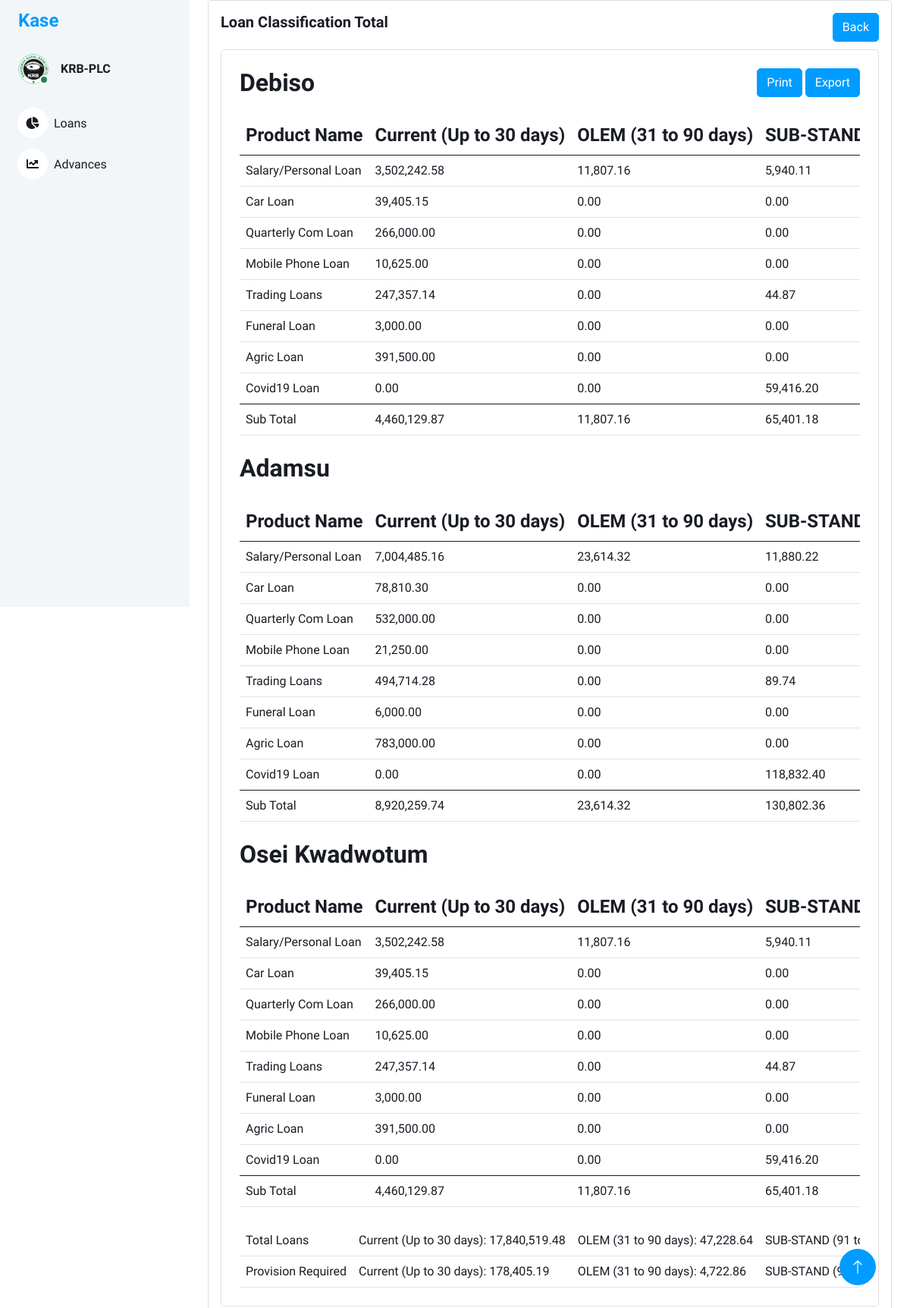
The page /loan_classification_total/2 on the database its author committed.
### models/loan_classification_files.py (models this page shows, shortened)
class LoanClassificationFiles(db.Model):
    id = db.Column(db.Integer, primary_key=True)
    branch_name = db.Column(db.String(100), nullable=False)
    loan_class_id = db.Column(db.String(100), nullable=True)
    filename = db.Column(db.String(100), nullable=True)

### models/loan_classification_items.py (models this page shows, shortened)
class LoanClassificationItems(db.Model):
    id = db.Column(db.Integer, primary_key=True)
    loan_class_file_id = db.Column(db.String(100), nullable=False)
    arrangement = db.Column(db.String(100), nullable=True)
    application_id = db.Column(db.String(100), nullable=True)
    company_branch = db.Column(db.String(100), nullable=True)
    account = db.Column(db.String(100), nullable=True)
    officer = db.Column(db.String(100), nullable=True)
    product_name = db.Column(db.String(100), nullable=True)
    customer = db.Column(db.String(100), nullable=True)
    customer_name = db.Column(db.String(100), nullable=True)
    opening_date = db.Column(db.String(100), nullable=True)
    first_pay_date = db.Column(db.String(100), nullable=True)
    maturity_date = db.Column(db.String(100), nullable=True)
    term = db.Column(db.String(100), nullable=True)
    interest_rate = db.Column(db.String(100), nullable=True)
    ccy = db.Column(db.String(100), nullable=True)
    commitment = db.Column(db.String(100), nullable=True)
    principal = db.Column(db.String(100), nullable=True)
    due_date = db.Column(db.String(100), nullable=True)
    overdue = db.Column(db.String(100), nullable=True)
    resch_id = db.Column(db.String(100), nullable=True)
    status = db.Column(db.String(100), nullable=True)

### views/loan_classification.py (the view)
@bp.route('/loan_classification_total/<int:id>')
def loan_classification_total(id):
    loan_classification_uploads = LoanClassificationFiles.query.filter_by(loan_class_id=id).all()
    branches_data = {}  # Dictionary to store all branches data
    branches_column_data = {}
    default_classifications = {
        'Current (Up to 30 days)': {'Commitment': 0.00, 'Principal': 0.00, 'Count': 0},
        'OLEM (31 to 90 days)': {'Commitment': 0.00, 'Principal': 0.00, 'Count': 0},
        'SUB-STAND (91 to 180 days)': {'Commitment': 0.00, 'Principal': 0.00, 'Count': 0},
        'DOUTFUL (181 to 360 days)': {'Commitment': 0.00, 'Principal': 0.00, 'Count': 0},
        'LOSS (Over 360 days)': {'Commitment': 0.00, 'Principal': 0.00, 'Count': 0}
    }
    for classification in loan_classification_uploads:
        branch_name = classification.branch_name
        if branch_name not in branches_data:
            branches_data[branch_name] = {}
            branches_column_data[branch_name] = {
                'Current (Up to 30 days)':  0.00,
                'OLEM (31 to 90 days)' : 0.00,
                'SUB-STAND (91 to 180 days)':0.00,
                'DOUTFUL (181 to 360 days)': 0.00,
                'LOSS (Over 360 days)': 0.00
            }
        loan_classification_items = LoanClassificationItems.query.filter_by(loan_class_file_id=classification.id).all()
        for item in loan_classification_items:
            product_name = item.product_name
            unified_product_name = get_unified_product_name(product_name)
            if item.opening_date is None:
                continue
            loan_classification = classify_loan(item.maturity_date)
            if unified_product_name not in branches_data[branch_name]:
                branches_data[branch_name][unified_product_name] = deepcopy(default_classifications)
            if item.overdue is not None:
                overdue_value = float(item.overdue.replace(',', ''))
            else:
                overdue_value = 0.0
            if item.due_date is not None:
                due_date_value = float(item.due_date.replace(',', ''))
            else:
                due_date_value = 0.0
            if item.principal is not None:
                principal_value = float(item.principal.replace(',', ''))
            else:
                principal_value = 0.0
            branches_data[branch_name][unified_product_name][loan_classification]['Commitment'] += overdue_value + due_date_value + principal_value
            branches_data[branch_name][unified_product_name][loan_classification]['Principal'] += float(item.principal.replace(',', ''))
            branches_data[branch_name][unified_product_name][loan_classification]['Count'] += 1
            branches_column_data[branch_name][loan_classification] += round((overdue_value + due_date_value + principal_value),2)
            branches_data[branch_name][unified_product_name][loan_classification]['Commitment'] = round(branches_data[branch_name][unified_product_name][loan_classification]['Commitment'], 2)
            branches_data[branch_name][unified_product_name][loan_classification]['Principal'] = round(branches_data[branch_name][unified_product_name][loan_classification]['Principal'], 2)
    totals = {}
    for branch in branches_column_data:
        for category in branches_column_data[branch]:
            if category not in totals:
                totals[category] = (round((branches_column_data[branch][category]),2))
            else:
                totals[category] += (round((branches_column_data[branch][category]),2))
    category_percentages = {
        'Current (Up to 30 days)': 0.01,  # 1%
        'OLEM (31 to 90 days)': 0.10,     # 10%
        'SUB-STAND (91 to 180 days)': 0.25, # 25%
        'DOUTFUL (181 to 360 days)': 0.50,  # 50%
        'LOSS (Over 360 days)': 1.00       # 100%
    }
    percent_totals = {category: "{:,.2f}".format(round(totals.get(category, 0) * category_percentages.get(category, 0), 2)) for category in category_percentages}
    formatted_totals = {category: "{:,.2f}".format(total) for category, total in totals.items()}
    return render_template('loan_classification_total.html', branches_data=branches_data,id=id,branches_column_total=branches_column_data,totals=formatted_totals,percent_totals=percent_totals)

### views/loan_classification.py (called while the page is built)
def classify_loan(maturity_date_str):
    from datetime import datetime  # Make sure you've imported datetime here
    maturity_date = datetime.strptime(maturity_date_str, '%d-%b-%y').date()
    days_outstanding = (date.today() - maturity_date).days
    if days_outstanding <= 30:
        return 'Current (Up to 30 days)'
    elif 31 <= days_outstanding <= 90:
        return 'OLEM (31 to 90 days)'
    elif 91 <= days_outstanding <= 180:
        return 'SUB-STAND (91 to 180 days)'
    elif 181 <= days_outstanding <= 360:
        return 'DOUTFUL (181 to 360 days)'
    else:
        return 'LOSS (Over 360 days)'   # Adjusted key here

def get_unified_product_name(product_name):
    if product_name in ['Salary Loan', 'Personal Loan']:
        return "Salary/Personal Loan"
    return product_name

### templates/loan_classification_total.html (shortened to what this page needs)
<!DOCTYPE html>
<html lang="en">
<head>
    <link href="https://cdnjs.cloudflare.com/ajax/libs/font-awesome/5.10.0/css/all.min.css" rel="stylesheet">
    <link href="https://cdn.jsdelivr.net/npm/bootstrap-icons@1.4.1/font/bootstrap-icons.css" rel="stylesheet">
    <link href="{{ url_for('static', filename='lib/owlcarousel/assets/owl.carousel.min.css') }}" rel="stylesheet">
    <link href="{{ url_for('static', filename='lib/tempusdominus/css/tempusdominus-bootstrap-4.min.css') }}"
        rel="stylesheet" />
    <link href="{{ url_for('static',filename='css/bootstrap.min.css') }}" rel="stylesheet">
    <link href="{{ url_for('static', filename='css/style.css') }}" rel="stylesheet">
</head>
<body>
    <div class="container-xxl position-relative bg-white d-flex p-0">
        <div class="sidebar pe-4 pb-3">
            <nav class="navbar bg-light navbar-light">
                <a href="{{ url_for('main.index') }}" class="navbar-brand mx-4 mb-3">
                    <h4 class="text-primary">Kase</h4>
                </a>
                <div class="d-flex align-items-center ms-4 mb-4">
                    <div class="position-relative">
                        <img class="rounded-circle" src="{{ url_for('static',filename='img/krblogoBig.png') }}" alt=""
                            style="width: 40px; height: 40px;">
                        <div
                            class="bg-success rounded-circle border border-2 border-white position-absolute end-0 bottom-0 p-1">
                        </div>
                    </div>
                    <div class="ms-3">
                        <h6 class="mb-0">KRB-PLC</h6>
                    </div>
                </div>
                <div class="navbar-nav w-100">
                    <a href="{{ url_for('main.index') }}" class="nav-item nav-link"><i
                            class="fa fa-chart-pie me-2"></i>Loans
                    </a>
                    <a href="{{ url_for('returns.advances_main') }}" class="nav-item nav-link"><i
                            class="fa fa-chart-line me-2"></i>Advances</a>
                </div>
            </nav>
        </div>
        <div class="content">
            <div class="container-fluid">
                <div class="container-fluid">
                    <div class="card">
                        <div class="card-body">
                            <div class="d-flex justify-content-between">
                                <div>
                                    <h5 class="card-title fw-semibold mb-4">Loan Classification Total</h5>
                                </div>
                                <div>
                                    <a href="{{ url_for('loan_classification.loan_classification_uploads', id=id )}}"
                                        class="btn btn-primary">Back</a>
                                </div>
                            </div>
                            <div class="card w-100">
                                <div class="card-body p-4">
                                    {% for branch_name, products in branches_data.items() %}
                                    <div class="d-flex justify-content-between">
                                        <div>
                                            <h2 class="card-title fw-semibold mb-4">{{ branch_name }} </h2>
                                        </div>
                                        <div>
                                            {% if loop.first %}
                                            <a href="#" class="btn btn-primary">Print</a>
                                            <a href="#" class="btn btn-primary">Export</a>
                                            {% endif %}
                                        </div>
                                    </div>
                                    <div class="table-responsive">
                                        <table class="table text-nowrap mb-0 align-middle text-dark">
                                            <thead class="text-dark fs-4">
                                                <tr>
                                                    <th>Product Name</th>
                                                    <th>Current (Up to 30 days)</th>
                                                    <th>OLEM (31 to 90 days)</th>
                                                    <th>SUB-STAND (91 to 180 days)</th>
                                                </tr>
                                            </thead>
                                            <tbody>
                                                {% for product_name, classifications in products.items()%}
                                                    <tr>
                                                        <td>{{ product_name }}</td>
                                                        <td>{{ "{:,.2f}".format(classifications['Current (Up to 30 days)']['Commitment']) }}</td>
                                                        <td>{{ "{:,.2f}".format(classifications['OLEM (31 to 90 days)']['Commitment']) }}</td>
                                                        <td>{{ "{:,.2f}".format(classifications['SUB-STAND (91 to 180 days)']['Commitment']) }}</td>
                                                    </tr>
                                                {% endfor %}
                                            </tbody>
                                            <tfoot>
                                                <tr>
                                                    <td>Sub Total</td>
                                                    <td>{{ "{:,.2f}".format(branches_column_total[branch_name]['Current (Up to 30 days)']) }}</td>
                                                    <td>{{ "{:,.2f}".format(branches_column_total[branch_name]['OLEM (31 to 90 days)']) }}</td>
                                                    <td>{{ "{:,.2f}".format(branches_column_total[branch_name]['SUB-STAND (91 to 180 days)']) }}</td>
                                                </tr>
                                            </tfoot>
                                        </table>
                                    </div>
                                    <br>
                                    {% endfor %}
                                    <div class="table-responsive">
                                        <table class="table text-nowrap mb-0 align-middle text-dark">
                                            <tr>
                                              <td>Total Loans</td>
                                              <td>Current (Up to 30 days): {{ totals['Current (Up to 30 days)'] }}</td>
                                              <td>OLEM (31 to 90 days): {{ totals['OLEM (31 to 90 days)'] }}</td>
                                              <td>SUB-STAND (91 to 180 days): {{ totals['SUB-STAND (91 to 180 days)'] }}</td>
                                            </tr>
                                            <tr>
                                              <td>Provision Required</td>
                                              <td>Current (Up to 30 days): {{ percent_totals['Current (Up to 30 days)'] }}</td>
                                              <td>OLEM (31 to 90 days): {{ percent_totals['OLEM (31 to 90 days)'] }}</td>
                                              <td>SUB-STAND (91 to 180 days): {{ percent_totals['SUB-STAND (91 to 180 days)'] }}</td>
                                            </tr>
                                          </table>
                                    </div>
                                </div>
                            </div>
                        </div>
                    </div>
                </div>
            </div>
            <a href="#" class="btn btn-lg btn-primary btn-lg-square back-to-top"><i class="bi bi-arrow-up"></i></a>
        </div>
    </div>
</body>
</html>

### static/css/style.css (style rules this page uses)
:root { --primary: #009CFF; --light: #F3F6F9; --dark: #191C24; }
.back-to-top { position: fixed; display: none; right: 45px; bottom: 45px; z-index: 99; }
.btn { transition: .5s; }
.btn.btn-primary { color: #FFFFFF; }
.btn-lg-square { width: 48px; height: 48px; }
.btn-square, .btn-sm-square, .btn-lg-square { padding: 0; display: inline-flex; align-items: center; justify-content: center; font-weight: normal; border-radius: 50px; }
.sidebar { position: fixed; top: 0; left: 0; bottom: 0; width: 250px; height: 100vh; overflow-y: auto; background: var(--light); transition: 0.5s; z-index: 999; }
.content { margin-left: 250px; min-height: 100vh; background: #FFFFFF; transition: 0.5s; }
@media (min-width: 992px) { .sidebar { margin-left: 0; } }
@media (min-width: 992px) { .content { width: calc(100% - 250px); } }
.sidebar .navbar .navbar-nav .nav-link { padding: 7px 20px; color: var(--dark); font-weight: 500; border-left: 3px solid var(--light); border-radius: 0 30px 30px 0; outline: none; }
.sidebar .navbar .navbar-nav .nav-link i { width: 40px; height: 40px; display: inline-flex; align-items: center; justify-content: center; background: #FFFFFF; border-radius: 40px; }

### rows shown on the page
LoanClassificationFiles: branch_name "Debiso", shows "Print", products "Salary/Personal Loan", classifications "3,502,242.58", classifications "11,807.16", classifications "5,940.11", branch_name "4,460,129.87", branch_name "11,807.16", branch_name "65,401.18"
LoanClassificationItems: product_name "Car Loan", classifications "39,405.15", classifications "0.00"
LoanClassificationItems: product_name "Quarterly Com Loan", classifications "266,000.00", classifications "0.00"
LoanClassificationItems: product_name "Mobile Phone Loan", classifications "10,625.00", classifications "0.00"
LoanClassificationItems: product_name "Trading Loans", classifications "247,357.14", classifications "0.00", classifications "44.87"
LoanClassificationItems: product_name "Funeral Loan", classifications "3,000.00", classifications "0.00"
LoanClassificationItems: product_name "Agric Loan", classifications "391,500.00", classifications "0.00"
LoanClassificationItems: product_name "Covid19 Loan", classifications "0.00", classifications "59,416.20"
LoanClassificationFiles: branch_name "Adamsu", products "Salary/Personal Loan", classifications "7,004,485.16", classifications "23,614.32", classifications "11,880.22", branch_name "8,920,259.74", branch_name "23,614.32", branch_name "130,802.36"
LoanClassificationItems: product_name "Car Loan", classifications "78,810.30", classifications "0.00"
LoanClassificationItems: product_name "Quarterly Com Loan", classifications "532,000.00", classifications "0.00"
LoanClassificationItems: product_name "Mobile Phone Loan", classifications "21,250.00", classifications "0.00"
LoanClassificationItems: product_name "Trading Loans", classifications "494,714.28", classifications "0.00", classifications "89.74"
LoanClassificationItems: product_name "Funeral Loan", classifications "6,000.00", classifications "0.00"
LoanClassificationItems: product_name "Agric Loan", classifications "783,000.00", classifications "0.00"
LoanClassificationItems: product_name "Covid19 Loan", classifications "0.00", classifications "118,832.40"
LoanClassificationFiles: branch_name "Osei Kwadwotum", products "Salary/Personal Loan" "Car Loan" "Quarterly Com Loan" "Mobile Phone Loan" "Trading Loans" "Funeral Loan" "Agric Loan" "Covid19 Loan", classifications "3,502,242.58" "39,405.15" "266,000.00" "10,625.00" "247,357.14" "3,000.00" "391,500.00" "0.00", classifications "11,807.16" "0.00" "0.00" "0.00" "0.00" "0.00" "0.00" "0.00", classifications "5,940.11" "0.00" "0.00" "0.00" "44.87" "0.00" "0.00" "59,416.20", branch_name "4,460,129.87", branch_name "11,807.16", branch_name "65,401.18"

### other values the page prints
{{ totals['Current (Up to 30 days)'] }} "17,840,519.48"
{{ totals['OLEM (31 to 90 days)'] }} "47,228.64"
{{ percent_totals['Current (Up to 30 days)'] }} "178,405.19"
{{ percent_totals['OLEM (31 to 90 days)'] }} "4,722.86"
